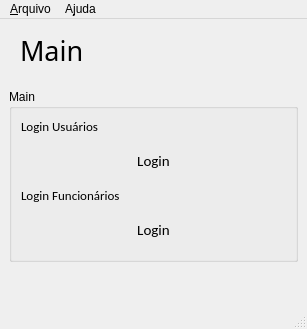
<?xml version="1.0" encoding="UTF-8"?>
<ui version="4.0">
 <class>MainWindow</class>
 <widget class="QMainWindow" name="MainWindow">
  <property name="geometry">
   <rect>
    <x>0</x>
    <y>0</y>
    <width>307</width>
    <height>316</height>
   </rect>
  </property>
  <property name="windowTitle">
   <string>MainWindow</string>
  </property>
  <widget class="QWidget" name="centralwidget">
   <layout class="QVBoxLayout" name="verticalLayout">
    <item>
     <widget class="QLabel" name="lbl_title">
      <property name="font">
       <font>
        <family>Roboto Mono</family>
        <pointsize>20</pointsize>
       </font>
      </property>
      <property name="styleSheet">
       <string notr="true">color: '#00C569'; padding: 4px; margin-bottom: 10px;</string>
      </property>
      <property name="text">
       <string>Main</string>
      </property>
     </widget>
    </item>
    <item>
     <widget class="QGroupBox" name="groupBox_2">
      <property name="title">
       <string>Main</string>
      </property>
      <layout class="QVBoxLayout" name="verticalLayout_2">
       <item>
        <widget class="QLabel" name="label_5">
         <property name="font">
          <font>
           <family>Calibri</family>
           <pointsize>10</pointsize>
          </font>
         </property>
         <property name="styleSheet">
          <string notr="true">color: '#333A44';</string>
         </property>
         <property name="text">
          <string>Login Usuários</string>
         </property>
        </widget>
       </item>
       <item>
        <widget class="QPushButton" name="btn_registro_2">
         <property name="font">
          <font>
           <family>Calibri</family>
           <pointsize>11</pointsize>
          </font>
         </property>
         <property name="styleSheet">
          <string notr="true"> padding: 10px; background-color: '#00C569'; border: none; color: '#ffffff';</string>
         </property>
         <property name="text">
          <string>Login</string>
         </property>
        </widget>
       </item>
       <item>
        <widget class="QLabel" name="label_4">
         <property name="font">
          <font>
           <family>Calibri</family>
           <pointsize>10</pointsize>
          </font>
         </property>
         <property name="styleSheet">
          <string notr="true">color: '#333A44';</string>
         </property>
         <property name="text">
          <string>Login Funcionários</string>
         </property>
        </widget>
       </item>
       <item>
        <widget class="QPushButton" name="btn_registro">
         <property name="font">
          <font>
           <family>Calibri</family>
           <pointsize>11</pointsize>
          </font>
         </property>
         <property name="styleSheet">
          <string notr="true"> padding: 10px; background-color: '#77a899'; border: none; color: '#ffffff';</string>
         </property>
         <property name="text">
          <string>Login</string>
         </property>
        </widget>
       </item>
      </layout>
     </widget>
    </item>
    <item>
     <widget class="QLabel" name="lbl_mensagem">
      <property name="styleSheet">
       <string notr="true">color: '#333A44'; padding: 8px;</string>
      </property>
      <property name="text">
       <string/>
      </property>
     </widget>
    </item>
    <item>
     <spacer name="verticalSpacer">
      <property name="orientation">
       <enum>Qt::Vertical</enum>
      </property>
      <property name="sizeHint" stdset="0">
       <size>
        <width>20</width>
        <height>40</height>
       </size>
      </property>
     </spacer>
    </item>
   </layout>
  </widget>
  <widget class="QStatusBar" name="statusbar"/>
  <widget class="QMenuBar" name="menubar">
   <property name="geometry">
    <rect>
     <x>0</x>
     <y>0</y>
     <width>307</width>
     <height>21</height>
    </rect>
   </property>
   <widget class="QMenu" name="menu_Arquivo">
    <property name="title">
     <string>&amp;Arquivo</string>
    </property>
    <addaction name="action_Exit"/>
   </widget>
   <widget class="QMenu" name="menuA_juda">
    <property name="title">
     <string>A&amp;juda</string>
    </property>
    <addaction name="actionSobre"/>
    <addaction name="actionContato"/>
   </widget>
   <addaction name="menu_Arquivo"/>
   <addaction name="menuA_juda"/>
  </widget>
  <action name="action_Registro_Funcionario">
   <property name="icon">
    <iconset>
     <normaloff>../assets/1388560951582004484-128.png</normaloff>../assets/1388560951582004484-128.png</iconset>
   </property>
   <property name="text">
    <string>&amp;Registro de Funcionários</string>
   </property>
   <property name="statusTip">
    <string>Voltar para tela de Login</string>
   </property>
   <property name="shortcut">
    <string>Ctrl+R</string>
   </property>
  </action>
  <action name="action_Exit">
   <property name="icon">
    <iconset>
     <normaloff>../assets/12355707351582004488-128.png</normaloff>../assets/12355707351582004488-128.png</iconset>
   </property>
   <property name="text">
    <string>&amp;Exit</string>
   </property>
   <property name="statusTip">
    <string>Fechar o aplicativo</string>
   </property>
   <property name="shortcut">
    <string>Ctrl+W</string>
   </property>
  </action>
  <action name="actionSobre">
   <property name="text">
    <string>Sobre</string>
   </property>
  </action>
  <action name="actionContato">
   <property name="text">
    <string>Contato</string>
   </property>
  </action>
  <action name="action_Visualizar">
   <property name="text">
    <string>&amp;Visualizar</string>
   </property>
   <property name="shortcut">
    <string>Ctrl+D</string>
   </property>
  </action>
  <action name="action_Informa_es">
   <property name="text">
    <string>&amp;Informações</string>
   </property>
  </action>
 </widget>
 <tabstops>
  <tabstop>btn_registro</tabstop>
 </tabstops>
 <resources/>
 <connections/>
</ui>
